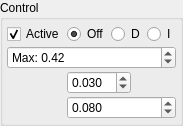
       <widget class="QGroupBox" name="groupBox_3">
        <property name="sizePolicy">
         <sizepolicy hsizetype="Preferred" vsizetype="Preferred">
          <horstretch>1</horstretch>
          <verstretch>0</verstretch>
         </sizepolicy>
        </property>
        <property name="maximumSize">
         <size>
          <width>180</width>
          <height>16777215</height>
         </size>
        </property>
        <property name="title">
         <string>Control</string>
        </property>
        <layout class="QGridLayout" name="gridLayout_3">
         <property name="leftMargin">
          <number>4</number>
         </property>
         <property name="topMargin">
          <number>4</number>
         </property>
         <property name="rightMargin">
          <number>4</number>
         </property>
         <property name="bottomMargin">
          <number>4</number>
         </property>
         <property name="spacing">
          <number>2</number>
         </property>
         <item row="0" column="1">
          <layout class="QHBoxLayout" name="horizontalLayout_6">
           <item>
            <widget class="QRadioButton" name="throttleOffButton">
             <property name="text">
              <string>Off</string>
             </property>
             <property name="checked">
              <bool>true</bool>
             </property>
            </widget>
           </item>
           <item>
            <widget class="QRadioButton" name="throttleDutyButton">
             <property name="text">
              <string>D</string>
             </property>
             <property name="checked">
              <bool>false</bool>
             </property>
            </widget>
           </item>
           <item>
            <widget class="QRadioButton" name="throttleCurrentButton">
             <property name="text">
              <string>I</string>
             </property>
            </widget>
           </item>
          </layout>
         </item>
         <item row="3" column="1">
          <widget class="QDoubleSpinBox" name="steeringGainBox">
           <property name="sizePolicy">
            <sizepolicy hsizetype="Minimum" vsizetype="Fixed">
             <horstretch>1</horstretch>
             <verstretch>0</verstretch>
            </sizepolicy>
           </property>
           <property name="toolTip">
            <string>Keyboard gain</string>
           </property>
           <property name="prefix">
            <string/>
           </property>
           <property name="decimals">
            <number>3</number>
           </property>
           <property name="singleStep">
            <double>0.005000000000000</double>
           </property>
           <property name="value">
            <double>0.080000000000000</double>
           </property>
          </widget>
         </item>
         <item row="2" column="1">
          <widget class="QDoubleSpinBox" name="throttleGainBox">
           <property name="sizePolicy">
            <sizepolicy hsizetype="Fixed" vsizetype="Fixed">
             <horstretch>1</horstretch>
             <verstretch>0</verstretch>
            </sizepolicy>
           </property>
           <property name="toolTip">
            <string>Keyboard gain</string>
           </property>
           <property name="prefix">
            <string/>
           </property>
           <property name="decimals">
            <number>3</number>
           </property>
           <property name="singleStep">
            <double>0.005000000000000</double>
           </property>
           <property name="value">
            <double>0.030000000000000</double>
           </property>
          </widget>
         </item>
         <item row="1" column="0" colspan="2">
          <widget class="QDoubleSpinBox" name="throttleMaxBox">
           <property name="sizePolicy">
            <sizepolicy hsizetype="MinimumExpanding" vsizetype="Fixed">
             <horstretch>1</horstretch>
             <verstretch>0</verstretch>
            </sizepolicy>
           </property>
           <property name="prefix">
            <string>Max: </string>
           </property>
           <property name="maximum">
            <double>1.000000000000000</double>
           </property>
           <property name="singleStep">
            <double>0.010000000000000</double>
           </property>
           <property name="value">
            <double>0.420000000000000</double>
           </property>
          </widget>
         </item>
         <item row="0" column="0">
          <widget class="QCheckBox" name="checkBoxActiveKB">
           <property name="text">
            <string>Active</string>
           </property>
           <property name="checked">
            <bool>true</bool>
           </property>
          </widget>
         </item>
        </layout>
       </widget>
